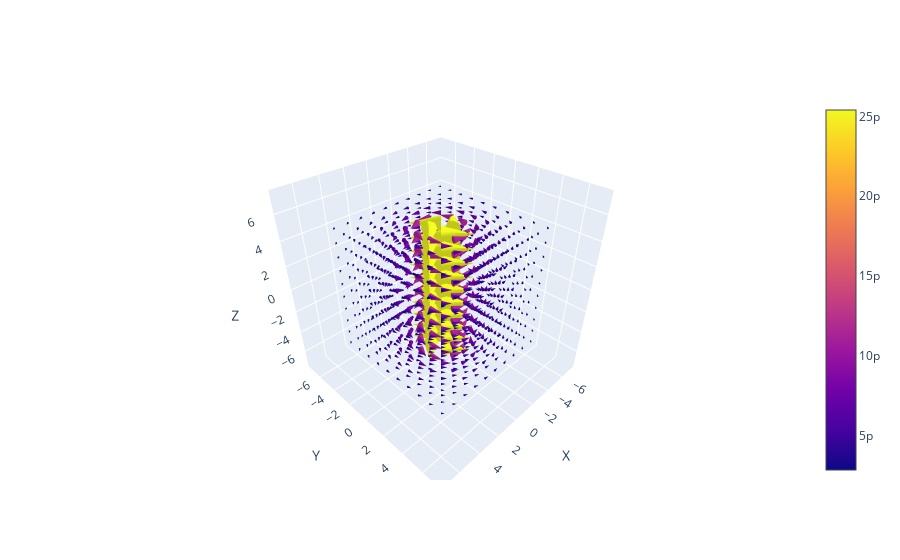

Here is the notebook cell this chart was saved with:
### Code cell
def field_around_current_carrying_wire(I:float, 
                                       CONSTANTS:dict, 
                                       x_extent:list = [-5, 5], 
                                       y_extent:list = [-5, 5],
                                       z_extent:list = [5,-5], 
                                       resolution:float = 10) -> list[np.ndarray]:
    '''
    A current carrying wire will have a magnetic field around it. The wire will run parallel to the z
    axis, and be placed at the origin of the x,y plane. Current will be travelling in the direction of positive z.

    Direction of the current is dependent on the direction of travel. When it comes time to compare these outputs 
    to that of the GP, we can crank up the resolution of this and see if it can recreate the field.
    
    Args:
        I (float): Current which the wire is carrying.
        CONSTANTS (dict): Dictionary of all of the physical constants which could be useful.

        x_extent (list[int]): extent in the x direction of the final field. In SI Units, this will be meters.
        y_extent (list[int]): extent in the y direction of the final field. In SI Units, this will be meters.
        z_extent (list[int]): extent in the z direction of the final field. In SI Units, this will be meters.

    Returns:
        6 numpy nd arrays 
    '''
    x, y, z = np.meshgrid(
        np.linspace(x_extent[0], x_extent[1], resolution),
        np.linspace(y_extent[0], y_extent[1], resolution),
        np.linspace(z_extent[0], z_extent[1], resolution)
    )

    r = np.sqrt(x**2 + y**2) + 1e-3  # avoid div by zero
    theta = np.arctan2(y, x)

    feild_strength = CONSTANTS["mu_naught"] * I / (2 * CONSTANTS["pi"])

    u = -feild_strength / r * np.sin(theta)
    v = feild_strength / r * np.cos(theta)
    w = np.zeros_like(z)

    return x, y, z, u, v, w

# call
x, y, z, u, v, w = field_around_current_carrying_wire(0.0001,CONSTANTS)
plotter.plotter(x, y, z, u, v, w)

### Figure 1 — Plotly figure (JSON) as saved in the notebook; plotly's stock layout.template omitted (floating-point values rounded to 4 significant figures; data arrays with more than 128 entries replaced by an {"elided": "..."} marker saying what was removed)
{"data": [{"anchor": "tail", "sizemode": "scaled", "sizeref": 2, "type": "cone", "u": {"elided": "1000 float values"}, "v": {"elided": "1000 float values"}, "w": {"elided": "1000 float values"}, "x": {"elided": "1000 float values"}, "y": {"elided": "1000 float values"}, "z": {"elided": "1000 float values"}}], "layout": {"scene": {"xaxis": {"title": {"text": "X"}}, "yaxis": {"title": {"text": "Y"}}, "zaxis": {"title": {"text": "Z"}}}}}
